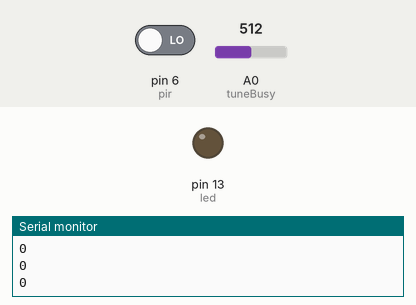
This sketch was run on a simulated Arduino Pro Mini, built with avr-gcc and run on an emulated ATmega328P. On the bench: output pins drawn as LEDs (lit = HIGH), the last lines printed to the serial monitor. The inputs (shaded band) are chosen by the test bench; at power-on: pin 6 (pir) LOW, A0 (tuneBusy) = 512. Sleep ends after the set time or at an interrupt; pins used as bus, display or sensor lines are not drawn.

Above: at 1.6 s.
1.7 s: pin 6 (pir) driven HIGH
At 3.1 s:
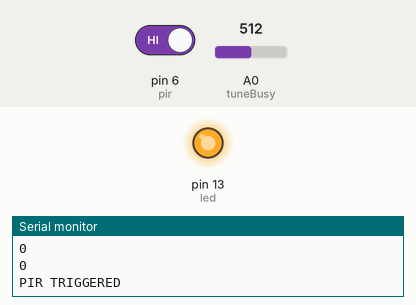
3.4 s: pin 6 (pir) driven LOW
At 5.9 s:
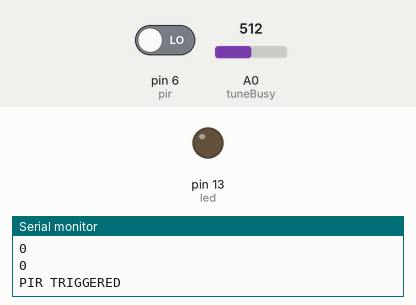
Timing chart, 0 to 7.4 s (numbered marks = the images above; inputs shaded):
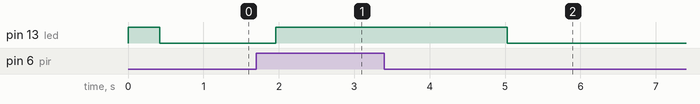

Measured:
- after the input at 1.7 s, pin 13 (led): LOW → HIGH after 0.26 s
- after the input at 3.4 s, pin 13 (led): HIGH → LOW after 1.6 s

The sketch:

SolarBirdSongUnitv5.ino
```cpp
/*
  The code for a Solar Powered Birdsong Unit
  This is recharged by solar PV power
  It has a PIR which sets off birdsong stored onto
  a SoundOut MP3 Audio Module (EA MOD 1021) from Embedded Adventures
  http://www.embeddedadventures.com/soundout_mp3_module_mod-1021.html

  The power to the sound unit and amplifier are controlled
  using a digital output pin.

  This must have a decent power supply (eg. battery) or it will brown-out reset.

  This runs on a Pro-mini 5V
  It uses a Sound Module MOD-1007 from Embedded adventures. (change to SoundOut MP3 module)
  A li-po rider + PV module is used to recharge a 2000mAh li-ion battery
  A simple PIR sensor is used to trigger the unit.

  To reduce power consumption the unit goes to sleep a LOT.
  A WDT wakes it up every 0.5s to check on the PIR.
  If its triggered the a random sound file is played.
  If not then it just goes back to sleep again.
  Current when asleep = 1-1.5mA
  Current when awake = 20mA
  Current when playing sounds = 100-200mA.

  More infomation here:
  matt@re-innovation.co.uk
  www.re-innovation.co.uk

*/

/*
  Updates:
  5/5/15  First version of the code - Matt Little
  1/6/15  Adding sleep code to reduce power consumption - Matt Little

*/
#include <stdlib.h>
#include "Arduino.h"
#include <avr/sleep.h>
#include <avr/power.h>
#include <avr/wdt.h>
#include <SoftwareSerial.h>
#include <EEPROM.h>

// ***** Digital I/O *********
#define powerControl  5
#define pir 6
#define led 13

// Sound Module Connections
//#define RST 9    // change - pin 11
#define TX 11    // " 12
#define RX 10   // " 13

// Define the MP3 Module's Commands that we'll be using
#define cmdNextTrack  0x01                  // Next track.
#define cmdPrevTrack  0x02                  // Previous track.
#define cmdRepeatPlay 0x11                  // Repeat play.

#define cmdSetVolume  0x06                  // Set Volume to a specified value.
#define cmdSetEq      0x07                  // Set Equalizer to a specified value.
#define cmdReset      0x0c                  // Reset MP3 Module.
#define sdTracks      0x47                // Reset MP3 Module.

// ******* Analogue I/O **********
int tuneBusy = A0;  // Measure when the audio module has finnished.

int savedVolume = 0;                        // EEPROM locations for saving current volume
int savedEq = 2;                            // and equalizer values.

int sensorValue = 0;  // Holds the busy pin sensor value.

boolean busyPin = 0;  // This is a flag for the busyPin

volatile int f_wdt=1;

SoftwareSerial mp3(RX, TX); // RX, TX

unsigned int volume = 10;                   // Starting MP3 module volume (0 - 31).
unsigned int eq = 0;                        // Normal/Pop/Rock/Jazz/Classic/Base equalizer.

byte data[10];
char inByte;

// Initialize send buffer for MP3 module command string.
byte cmdBuff[10] = {0x7e,                   // Start Byte, always 0x7e.
                    0xff,                   // Version, always 0xff.
                    0x06,                   // Data length, always 0x06 for us.
                    0x00,                   // Command value.
                    0x00,                   // Feedback, always 0x00 ('No feedback') for us.
                    0x00,                   // Command parameter Hi Byte.
                    0x00,                   // Command paramemer Lo Byte.
                    0x00,                   // Checksum Hi Byte.
                    0x00,                   // Checksum Lo Byte.
                    0xef                    // End Byte, always 0xef.
                    };


/***************************************************
 *  Name:        ISR(WDT_vect)
 *
 *  Returns:     Nothing.
 *
 *  Parameters:  None.
 *
 *  Description: Watchdog Interrupt Service. This
 *               is executed when watchdog timed out.
 *
 ***************************************************/
ISR(WDT_vect)
{
  if(f_wdt == 0)
  {
    f_wdt=1;
  }
  else
  {
    // Should never get here
    // Always need to "pat the dog" every 0.5s
    Serial.println("WDT Overrun!!!");
  }
}

/***************************************************
 *  Name:        enterSleep
 *
 *  Returns:     Nothing.
 *
 *  Parameters:  None.
 *
 *  Description: Enters the arduino into sleep mode.
 *
 ***************************************************/
void enterSleep(void)
{
  sleep_enable();

  set_sleep_mode(SLEEP_MODE_PWR_DOWN);

  byte old_ADCSRA = ADCSRA;  // Store the old value to re-enable

  // disable ADC
  ADCSRA = 0;

  byte old_PRR = PRR;  // Store previous version on PRR
  // turn off various modules
  PRR = 0b11111111;

//  // clear various "reset" flags
//  MCUSR = 0;

  sleep_cpu();

  /* The program will continue from here. */
  /************* ASLEEP *******************/

  // ZZZZZZZZZZZZZZZZZZZZZZZZZZZZZZZZZZZZ //

  /************** WOKEN UP ***************/
  /* First thing to do is disable sleep. */
  sleep_disable();
  // turn ON various modules USART and ADC
  PRR = old_PRR;
  // enable ADC
  ADCSRA = old_ADCSRA;
}

void setup()
{
  // initialize the digital pin as an output.
  // Pin 13 has an LED connected on most Arduino boards:
  pinMode(pir, INPUT);
  pinMode(powerControl, OUTPUT);
  pinMode(led, OUTPUT);
  pinMode(tuneBusy, INPUT);

  Serial.begin(9600);

  digitalWrite(powerControl, HIGH);
  digitalWrite(led, HIGH);

  delay(150);
  mp3.begin(9600);
  delay(150);
  sendCommand(cmdReset, 1);                     // Reset MP3 module (command, parameter).

  // Get last volume & equalizer values from EEPROM. Values will be wrong the very first
  // time power is applied so keep them within sane limits.

  volume = EEPROM.read(savedVolume);            // Only read Lo byte. Hi byte is always 0x00.
  if (volume > 31) volume = 10;
  eq = constrain(EEPROM.read(savedEq), 0, 5);   // Only read Lo byte. Hi byte is always 0x00.

  // Check how many tracks are on the SD card:
  sendCommand(0x45, 0);
  delay(100);
  int j=0;
  while(mp3.available())
  {
    inByte = mp3.read();
    data[j]=(char)inByte;
    j++;
  }

//  Serial.print("No. Tracks:");
//  Serial.println(data[5],HEX);

  for (int i = 0; i<10; i++)
  {
      Serial.println(data[i],HEX);
  }
  Serial.println();

  digitalWrite(led, LOW);
  digitalWrite(powerControl, LOW);

   /* Clear the reset flag. */
  MCUSR &= ~(1<<WDRF);
  /* In order to change WDE or the prescaler, we need to
   * set WDCE (This will allow updates for 4 clock cycles).
   */
  WDTCSR |= (1<<WDCE) | (1<<WDE);
  /* set new watchdog timeout prescaler value */
  WDTCSR = 1<<WDP0 | 1<<WDP2; /* 0.5 seconds */
  /* Enable the WD interrupt (note no reset). */
  WDTCSR |= _BV(WDIE);
  delay(10);
}

// Routine to build 10-byte command buffer and write to software serial Tx (MP3 module Rx).
void sendCommand(byte Cmd, unsigned int Param) {
  unsigned int sum = 0;
  cmdBuff[3] = Cmd;                    // Command.
  cmdBuff[5] = (byte) (Param >> 8);    // Param Hi byte.
  cmdBuff[6] = (byte) (Param);         // Param Lo byte.

  for (int i=1; i<7; i++) {            // Calculate 16-bit checksum from buffer bytes 1 to 6.
    sum -= cmdBuff[i];
  }

  cmdBuff[7] = (byte) (sum >> 8);      // Add checksum Hi byte to buffer.
  cmdBuff[8] = (byte) sum;             // Add checksum Lo byte to buffer.

  for (int i = 0; i<10; i++)
  {         // Write entire buffer to software serial (mp3).
    mp3.write(cmdBuff[i]);
  }
}

void restoreSaved() {
  sendCommand(cmdSetVolume, volume);                       // Set last volume.
  delay(100);
  sendCommand(cmdSetEq, eq);                               // Set last equalizer vaule.
  delay(100);
}

void loop()
{
  if(f_wdt == 1)
  {
    /* Toggle the LED */
    // digitalWrite(led, !digitalRead(led));

    // Only if the PIR is activated do we play the tune:
    // This code will just wake up if the PIR is activated
    // If PIR is triggered then it will play a random bird sample.
    // Otherwise it just goes to sleep again
    if(digitalRead(pir)==HIGH)
    {
      Serial.println("PIR TRIGGERED");
      // if the PIR has been triggered we set the LED high
      digitalWrite(led, HIGH);
      digitalWrite(powerControl, HIGH);
      // The unit needs to be reset before sending commands
      for(int i=0;i<=50;i++)
      {
        f_wdt = 0;  // Service the WDT
        delay(10);
      }

      // Get last volume & equalizer values from EEPROM. Values will be wrong the very first
      // time power is applied so keep them within sane limits.

      volume = EEPROM.read(savedVolume);            // Only read Lo byte. Hi byte is always 0x00.
      if (volume > 31) volume = 10;
      eq = constrain(EEPROM.read(savedEq), 0, 5);   // Only read Lo byte. Hi byte is always 0x00.

      // The unit needs to be reset before sending commands
      for(int i=0;i<=50;i++)
      {
        f_wdt = 0;  // Service the WDT
        delay(10);
      }

      // Here we choose which track to play
      // Basically a random number which relates to the number of tracks on the SD card
      // ******** TEST AT THE MOMENT ******************
      for(int n=0;n<3;n++)
      {
        sendCommand(cmdNextTrack, 0);
      }

      // Now wait for the track to be over
      for(int i=0;i<=50;i++)
      {
        f_wdt = 0;  // Service the WDT
        delay(10);
        sensorValue = analogRead(tuneBusy);
      }
      while(sensorValue<=400) // Busy signal is ACTIVE LOW
      {
//        Serial.println(analogRead(tuneBusy));
//        Serial.println("BUSY");
        for(int i=0;i<=10;i++)
        {
          f_wdt = 0;  // Service the WDT
          delay(10);
        }
        sensorValue = analogRead(tuneBusy);
      }

      for(int i=0;i<=100;i++)
      {
        f_wdt = 0;   // Service the WDT
        delay(10);
      }
      digitalWrite(powerControl, LOW);
    }
    else
    {
      digitalWrite(led,LOW);
    }
    /* Don't forget to clear the flag. */
    f_wdt = 0;   // Service the WDT
    /* Re-enter sleep mode. */
    enterSleep();
  }
  else
  {
    /* Do nothing. */
    /* Don't forget to clear the flag. */
    f_wdt = 0;   // Service the WDT
    /* Re-enter sleep mode. */
    enterSleep();
  }
}
```
